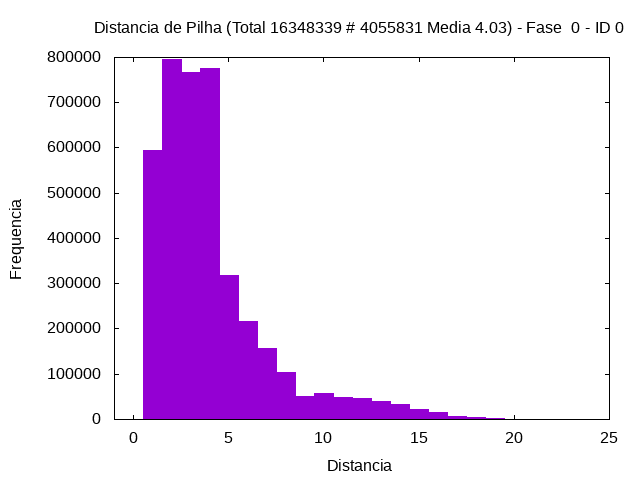

Generate this figure with gnuplot:
set term png
set output "../tmp/out/huffmanLog-hist-0-0.png"
set style fill solid 1.0
set title "Distancia de Pilha (Total 16348339 # 4055831 Media 4.03) - Fase  0 - ID 0"
set xlabel "Distancia"
set ylabel "Frequencia"
plot [-1:25] "../tmp/out/huffmanLog-hist-0-0.gpdat" u 3:4 w boxes t ""
